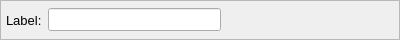
<?xml version="1.0" encoding="UTF-8"?>
<ui version="4.0">
 <class>Form</class>
 <widget class="QWidget" name="Form">
  <property name="geometry">
   <rect>
    <x>0</x>
    <y>0</y>
    <width>400</width>
    <height>40</height>
   </rect>
  </property>
  <property name="minimumSize">
   <size>
    <width>200</width>
    <height>40</height>
   </size>
  </property>
  <property name="maximumSize">
   <size>
    <width>16777215</width>
    <height>40</height>
   </size>
  </property>
  <property name="windowTitle">
   <string>Form</string>
  </property>
  <layout class="QVBoxLayout" name="verticalLayout">
   <property name="spacing">
    <number>0</number>
   </property>
   <property name="leftMargin">
    <number>0</number>
   </property>
   <property name="topMargin">
    <number>0</number>
   </property>
   <property name="rightMargin">
    <number>0</number>
   </property>
   <property name="bottomMargin">
    <number>0</number>
   </property>
   <item>
    <widget class="QFrame" name="frame">
     <property name="frameShape">
      <enum>QFrame::StyledPanel</enum>
     </property>
     <property name="frameShadow">
      <enum>QFrame::Raised</enum>
     </property>
     <layout class="QHBoxLayout" name="horizontalLayout" stretch="0,0,0">
      <property name="spacing">
       <number>6</number>
      </property>
      <property name="leftMargin">
       <number>5</number>
      </property>
      <property name="topMargin">
       <number>5</number>
      </property>
      <property name="rightMargin">
       <number>5</number>
      </property>
      <property name="bottomMargin">
       <number>5</number>
      </property>
      <item>
       <widget class="QLabel" name="label">
        <property name="font">
         <font>
          <pointsize>10</pointsize>
         </font>
        </property>
        <property name="text">
         <string>Label:</string>
        </property>
       </widget>
      </item>
      <item>
       <widget class="PyDMLineEdit" name="PyDMLineEdit_value">
        <property name="minimumSize">
         <size>
          <width>120</width>
          <height>0</height>
         </size>
        </property>
        <property name="font">
         <font>
          <pointsize>10</pointsize>
         </font>
        </property>
        <property name="toolTip">
         <string/>
        </property>
        <property name="precision">
         <number>1</number>
        </property>
        <property name="showUnits">
         <bool>true</bool>
        </property>
        <property name="precisionFromPV">
         <bool>true</bool>
        </property>
        <property name="alarmSensitiveContent">
         <bool>false</bool>
        </property>
        <property name="alarmSensitiveBorder">
         <bool>true</bool>
        </property>
        <property name="PyDMToolTip">
         <string/>
        </property>
        <property name="channel">
         <string>ca://${PV}</string>
        </property>
       </widget>
      </item>
      <item>
       <spacer name="horizontalSpacer">
        <property name="orientation">
         <enum>Qt::Horizontal</enum>
        </property>
        <property name="sizeHint" stdset="0">
         <size>
          <width>40</width>
          <height>20</height>
         </size>
        </property>
       </spacer>
      </item>
     </layout>
    </widget>
   </item>
  </layout>
 </widget>
 <customwidgets>
  <customwidget>
   <class>PyDMLineEdit</class>
   <extends>QLineEdit</extends>
   <header>pydm.widgets.line_edit</header>
  </customwidget>
 </customwidgets>
 <resources/>
 <connections/>
</ui>
